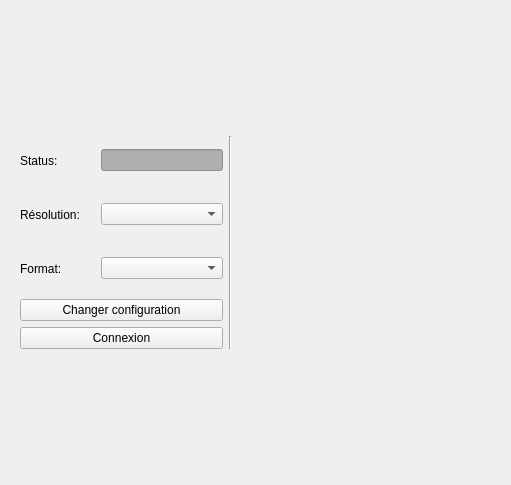
<?xml version="1.0" encoding="UTF-8"?>
<ui version="4.0">
 <class>Ele4205</class>
 <widget class="QWidget" name="Ele4205">
  <property name="geometry">
   <rect>
    <x>0</x>
    <y>0</y>
    <width>511</width>
    <height>485</height>
   </rect>
  </property>
  <property name="sizePolicy">
   <sizepolicy hsizetype="Preferred" vsizetype="Preferred">
    <horstretch>0</horstretch>
    <verstretch>0</verstretch>
   </sizepolicy>
  </property>
  <property name="minimumSize">
   <size>
    <width>251</width>
    <height>251</height>
   </size>
  </property>
  <property name="windowTitle">
   <string>ELE4205_project</string>
  </property>
  <layout class="QHBoxLayout" name="horizontalLayout_2">
   <item>
    <layout class="QHBoxLayout" name="ConfiguratioLayout" stretch="1,20,1,20">
     <item>
      <widget class="QWidget" name="ConfigurationWidget" native="true">
       <property name="minimumSize">
        <size>
         <width>230</width>
         <height>231</height>
        </size>
       </property>
       <property name="maximumSize">
        <size>
         <width>230</width>
         <height>231</height>
        </size>
       </property>
       <layout class="QHBoxLayout" name="horizontalLayout">
        <item>
         <layout class="QVBoxLayout" name="StatusLayout" stretch="3,1,1,1,1,0,3">
          <item>
           <spacer name="verticalSpacer">
            <property name="orientation">
             <enum>Qt::Vertical</enum>
            </property>
            <property name="sizeHint" stdset="0">
             <size>
              <width>20</width>
              <height>40</height>
             </size>
            </property>
           </spacer>
          </item>
          <item>
           <layout class="QHBoxLayout" name="StatusLayout_2" stretch="1,2,0">
            <item>
             <widget class="QLabel" name="StatusLabel">
              <property name="minimumSize">
               <size>
                <width>75</width>
                <height>50</height>
               </size>
              </property>
              <property name="text">
               <string>Status:</string>
              </property>
             </widget>
            </item>
            <item>
             <widget class="QLineEdit" name="LineStatusHolder">
              <property name="cursor">
               <cursorShape>BlankCursor</cursorShape>
              </property>
              <property name="mouseTracking">
               <bool>false</bool>
              </property>
              <property name="acceptDrops">
               <bool>false</bool>
              </property>
              <property name="layoutDirection">
               <enum>Qt::LeftToRight</enum>
              </property>
              <property name="autoFillBackground">
               <bool>false</bool>
              </property>
              <property name="styleSheet">
               <string notr="true">QLineEdit#LineStatusHolder {
	 background-color : rgba(152, 152, 152, 187)
	
}</string>
              </property>
              <property name="text">
               <string notr="true"/>
              </property>
              <property name="maxLength">
               <number>50</number>
              </property>
              <property name="frame">
               <bool>true</bool>
              </property>
              <property name="alignment">
               <set>Qt::AlignBottom|Qt::AlignHCenter</set>
              </property>
              <property name="readOnly">
               <bool>true</bool>
              </property>
              <property name="clearButtonEnabled">
               <bool>false</bool>
              </property>
             </widget>
            </item>
            <item>
             <spacer name="horizontalSpacer">
              <property name="orientation">
               <enum>Qt::Horizontal</enum>
              </property>
              <property name="sizeHint" stdset="0">
               <size>
                <width>0</width>
                <height>0</height>
               </size>
              </property>
             </spacer>
            </item>
           </layout>
          </item>
          <item>
           <layout class="QHBoxLayout" name="horizontalLayout_5" stretch="1,2,0">
            <item>
             <widget class="QLabel" name="ResolutionLabel">
              <property name="minimumSize">
               <size>
                <width>75</width>
                <height>50</height>
               </size>
              </property>
              <property name="text">
               <string>Résolution:</string>
              </property>
             </widget>
            </item>
            <item>
             <widget class="QComboBox" name="ResolutionComboBox">
              <property name="sizePolicy">
               <sizepolicy hsizetype="Preferred" vsizetype="Fixed">
                <horstretch>0</horstretch>
                <verstretch>0</verstretch>
               </sizepolicy>
              </property>
             </widget>
            </item>
            <item>
             <spacer name="horizontalSpacer_2">
              <property name="orientation">
               <enum>Qt::Horizontal</enum>
              </property>
              <property name="sizeHint" stdset="0">
               <size>
                <width>0</width>
                <height>0</height>
               </size>
              </property>
             </spacer>
            </item>
           </layout>
          </item>
          <item>
           <layout class="QHBoxLayout" name="ImageFormatLayout" stretch="1,2,0">
            <property name="leftMargin">
             <number>0</number>
            </property>
            <item>
             <widget class="QLabel" name="FormatLabel">
              <property name="minimumSize">
               <size>
                <width>75</width>
                <height>50</height>
               </size>
              </property>
              <property name="maximumSize">
               <size>
                <width>320</width>
                <height>130</height>
               </size>
              </property>
              <property name="text">
               <string>Format:</string>
              </property>
             </widget>
            </item>
            <item>
             <widget class="QComboBox" name="FormatCombotBox">
              <property name="minimumSize">
               <size>
                <width>0</width>
                <height>0</height>
               </size>
              </property>
             </widget>
            </item>
            <item>
             <spacer name="horizontalSpacer_3">
              <property name="orientation">
               <enum>Qt::Horizontal</enum>
              </property>
              <property name="sizeHint" stdset="0">
               <size>
                <width>0</width>
                <height>0</height>
               </size>
              </property>
             </spacer>
            </item>
           </layout>
          </item>
          <item>
           <layout class="QHBoxLayout" name="ConfigButtonConfigLayout">
            <item>
             <widget class="QPushButton" name="ChangeConfigurationButton">
              <property name="text">
               <string>Changer configuration</string>
              </property>
             </widget>
            </item>
           </layout>
          </item>
          <item>
           <widget class="QPushButton" name="ConnectButton">
            <property name="text">
             <string>Connexion</string>
            </property>
           </widget>
          </item>
          <item>
           <spacer name="verticalSpacer_2">
            <property name="orientation">
             <enum>Qt::Vertical</enum>
            </property>
            <property name="sizeHint" stdset="0">
             <size>
              <width>20</width>
              <height>40</height>
             </size>
            </property>
           </spacer>
          </item>
         </layout>
        </item>
        <item>
         <widget class="Line" name="line">
          <property name="orientation">
           <enum>Qt::Vertical</enum>
          </property>
         </widget>
        </item>
       </layout>
      </widget>
     </item>
     <item>
      <spacer name="horizontalSpacer_4">
       <property name="orientation">
        <enum>Qt::Horizontal</enum>
       </property>
       <property name="sizeType">
        <enum>QSizePolicy::Minimum</enum>
       </property>
       <property name="sizeHint" stdset="0">
        <size>
         <width>40</width>
         <height>20</height>
        </size>
       </property>
      </spacer>
     </item>
     <item>
      <widget class="QWidget" name="widget" native="true">
       <property name="sizePolicy">
        <sizepolicy hsizetype="Preferred" vsizetype="Preferred">
         <horstretch>0</horstretch>
         <verstretch>0</verstretch>
        </sizepolicy>
       </property>
       <layout class="QHBoxLayout" name="horizontalLayout_3">
        <item>
         <widget class="QLabel" name="imageLabel">
          <property name="sizePolicy">
           <sizepolicy hsizetype="Preferred" vsizetype="Preferred">
            <horstretch>0</horstretch>
            <verstretch>0</verstretch>
           </sizepolicy>
          </property>
          <property name="text">
           <string/>
          </property>
         </widget>
        </item>
       </layout>
      </widget>
     </item>
     <item>
      <spacer name="horizontalSpacer_5">
       <property name="orientation">
        <enum>Qt::Horizontal</enum>
       </property>
       <property name="sizeType">
        <enum>QSizePolicy::Minimum</enum>
       </property>
       <property name="sizeHint" stdset="0">
        <size>
         <width>40</width>
         <height>20</height>
        </size>
       </property>
      </spacer>
     </item>
    </layout>
   </item>
  </layout>
 </widget>
 <resources/>
 <connections/>
</ui>
